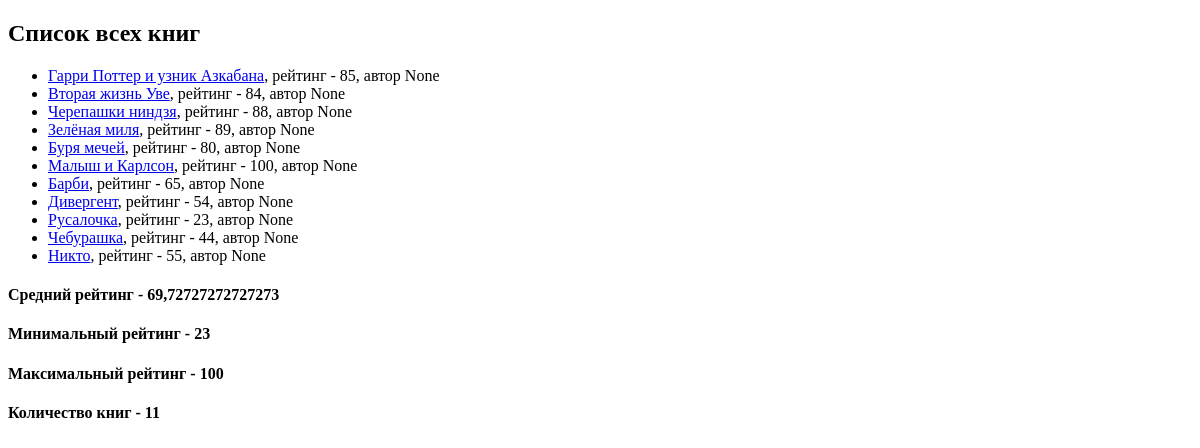
/, run on an earlier commit of the app's database.
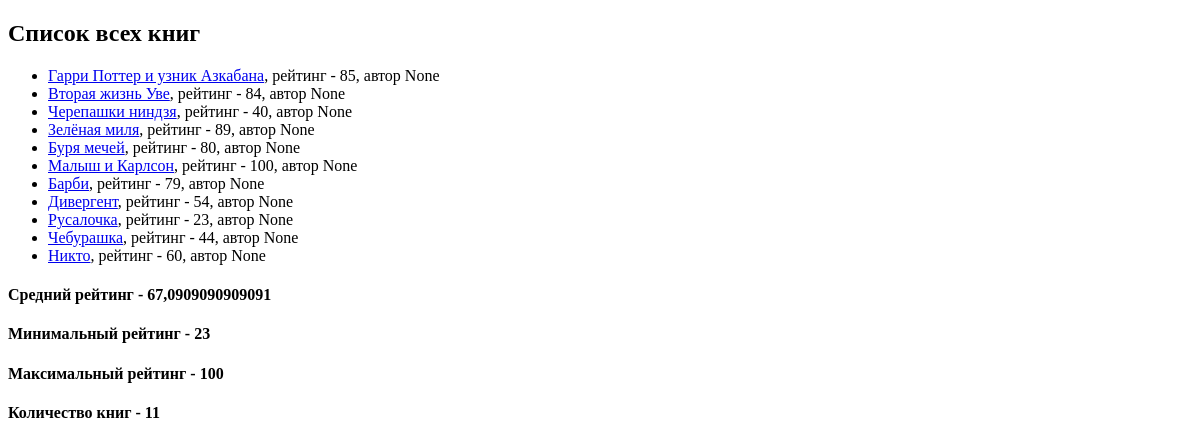
And on a later commit of the database.
### book_app/models.py (models this page shows, shortened)
class Book(models.Model):
    EUR = 'EUR'
    USD = 'USD'
    RUB = 'RUB'
    CURRENCY_CHOICES = [
        (EUR, 'EURO'),
        (USD, 'DOLLAR'),
        (RUB, 'RUBLIES'),
    ]
    title = models.CharField(max_length=70)
    rating = models.IntegerField(validators=[MinValueValidator(1),
                                             MaxValueValidator(100)]
                                 )  # Устанавливаем минимальное и маскимальное значение добавления записи в БД
    is_best_selling = models.BooleanField()
    currency = models.CharField(max_length=3, choices=CURRENCY_CHOICES, default=RUB)
    slug = models.SlugField(default='', null=False, db_index=True)
    book_info = models.CharField(max_length=100, default='Неизвестно')
    author = models.ForeignKey(BookAuthor, on_delete=models.PROTECT,
                               null=True)  # Добавляем связь многие ко многим / null=True проставляет дефолттные значения
    def get_url(self):
        return reverse("book-detail", args=[self.slug])

### book_app/views.py (the view)
# urls.py: path('', views.show_all_books),
def show_all_books(request):
    books = Book.objects.order_by(F('is_best_selling').desc()) # Соритровка по лучшим продажам
    agg = books.aggregate(Avg('rating'), Min('rating'), Max('rating'), Count('id'))
    return render(request, 'book_app/all_books.html', {
        "books": books,
        'agg': agg,
    })

### book_app/templates/book_app/all_books.html (shortened to what this page needs)
{% extends 'book_app/base.html' %}
{% block content %}
  <h2> Список всех книг </h2>
  <ul>
    {% for book in books %}
        <li><a href="{{ book.get_url }}">{{ book.title }}</a>, рейтинг - {{ book.rating }}, автор {{ book.author }} </li>
    {% endfor %}
  </ul>
  <h4>Средний рейтинг - {{ agg.rating__avg }}</h4>
  <h4>Минимальный рейтинг - {{ agg.rating__min }}</h4>
  <h4>Максимальный рейтинг - {{ agg.rating__max }}</h4>
  <h4>Количество книг - {{ agg.id__count }}</h4>
{% endblock %}

### book_app/templates/book_app/base.html (shortened to what this page needs)
<!DOCTYPE html>
<html lang="en">
<head>
</head>
<body>
{% block content %}
{% endblock %}
</body>
</html>

What changed in the data, as far as the page shows it:
changed Book "Черепашки ниндзя": rating "88" → "40"
changed Book "Барби": rating "65" → "79"
changed Book "Никто": rating "55" → "60"
Also different on the page:
{{ agg.rating__avg }}: "69,72727272727273" → "67,0909090909091"
